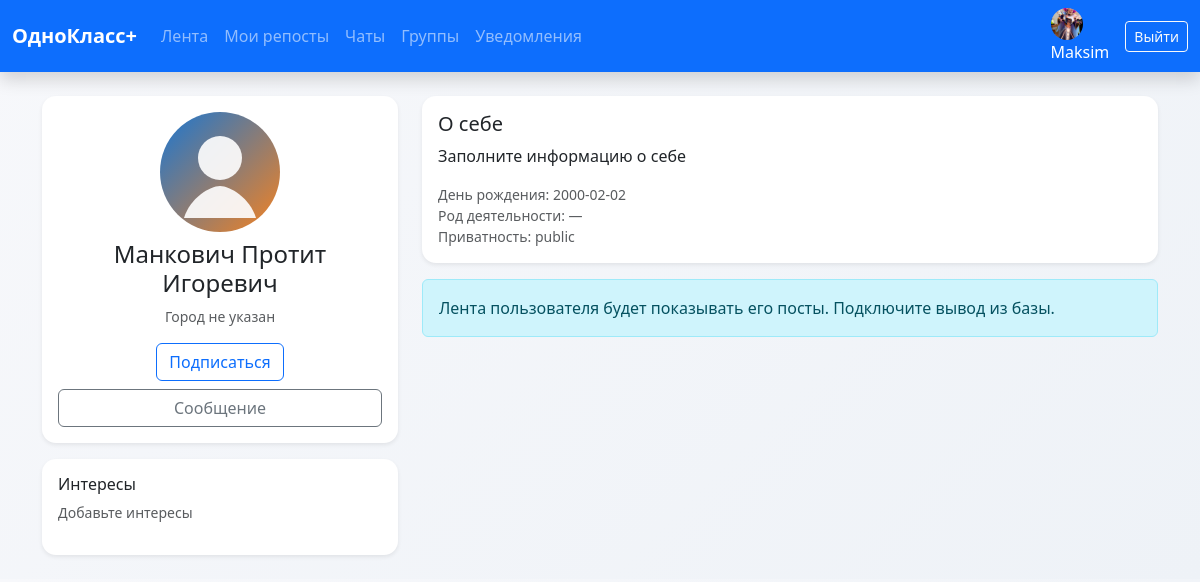
Page /profile/2 (signed in) on the committed database.
### app/models.py (models this page shows, shortened)
class User(UserMixin, db.Model):
    id = db.Column(db.Integer, primary_key=True)
    email = db.Column(db.String(255), unique=True, nullable=False)
    phone = db.Column(db.String(20))
    password_hash = db.Column(db.String(255), nullable=False)
    name = db.Column(db.String(120), nullable=False)
    bio = db.Column(db.Text)
    avatar_url = db.Column(db.String(255))
    date_of_birth = db.Column(db.Date)
    city = db.Column(db.String(120))
    occupation = db.Column(db.String(120))
    interests = db.Column(db.Text)
    is_verified = db.Column(db.Boolean, default=False)
    created_at = db.Column(db.DateTime, default=datetime.utcnow)
    privacy_level = db.Column(db.Enum(Visibility), default=Visibility.PUBLIC)
    posts = db.relationship("Post", backref="author", lazy="dynamic")
    comments = db.relationship("Comment", backref="author", lazy="dynamic")
    messages = db.relationship("Message", backref="sender", lazy="dynamic")
    notifications = db.relationship("Notification", backref="user", lazy="dynamic")
    friends = db.relationship(
        "User",
        secondary=friendship,
        primaryjoin=id == friendship.c.user_id,
        secondaryjoin=id == friendship.c.friend_id,
        backref="friend_of",
        lazy="dynamic",
    )
    following = db.relationship(
        "User",
        secondary=followers,
        primaryjoin=id == followers.c.follower_id,
        secondaryjoin=id == followers.c.followed_id,
        backref="followers",
        lazy="dynamic",
    )

### app/profile/routes.py (the view)
@profile_bp.route("/<int:user_id>")
@login_required
def view(user_id: int):
    user = User.query.get_or_404(user_id)
    can_view = user.privacy_level == Visibility.PUBLIC or user.id == current_user.id or user.is_friend(current_user)
    return render_template("profile/profile.html", user=user, can_view=can_view)

### app/models.py (called while the page is built)
@login_manager.user_loader
def load_user(user_id: str) -> Optional[User]:
    return User.query.get(int(user_id))

### app/templates/profile/profile.html
{% extends "base.html" %}
{% block content %}
<div class="row g-4">
    <div class="col-lg-4">
        <div class="card shadow-sm">
            <div class="card-body text-center">
                <img class="rounded-circle mb-2 avatar-lg" src="{{ user.avatar_url or url_for('static', filename='img/avatar-placeholder.svg') }}" alt="avatar">
                <h4>{{ user.name }}</h4>
                <p class="text-muted small">{{ user.city or "Город не указан" }}</p>
                <div class="d-grid gap-2">
                    {% if user.id == current_user.id %}
                        <a class="btn btn-primary" href="{{ url_for('profile.edit') }}">Редактировать</a>
                    {% else %}
                        <form method="post" action="{{ url_for('profile.follow', user_id=user.id) }}">
                            <button class="btn btn-outline-primary">Подписаться</button>
                        </form>
                    {% endif %}
                    <a class="btn btn-outline-secondary" href="{{ url_for('messages.direct', user_id=user.id) }}">Сообщение</a>
                </div>
            </div>
        </div>
        <div class="card shadow-sm mt-3">
            <div class="card-body">
                <h6>Интересы</h6>
                <p class="text-muted small">{{ user.interests or "Добавьте интересы" }}</p>
            </div>
        </div>
    </div>
    <div class="col-lg-8">
        <div class="card shadow-sm mb-3">
            <div class="card-body">
                <h5 class="card-title">О себе</h5>
                <p>{{ user.bio or "Заполните информацию о себе" }}</p>
                <div class="small text-muted">
                    <div>День рождения: {{ user.date_of_birth or "—" }}</div>
                    <div>Род деятельности: {{ user.occupation or "—" }}</div>
                    <div>Приватность: {{ user.privacy_level.value if user.privacy_level else "public" }}</div>
                </div>
            </div>
        </div>
        {% if can_view %}
            <div class="alert alert-info">Лента пользователя будет показывать его посты. Подключите вывод из базы.</div>
        {% else %}
            <div class="alert alert-warning">Профиль скрыт настройками приватности.</div>
        {% endif %}
    </div>
</div>
{% endblock %}

### app/templates/base.html (shortened to what this page needs)
<!doctype html>
<html lang="ru">
<head>
    <link href="https://cdn.jsdelivr.net/npm/bootstrap@5.3.3/dist/css/bootstrap.min.css" rel="stylesheet">
    <link rel="stylesheet" href="{{ url_for('static', filename='style.css') }}">
</head>
<body class="bg-body">
<nav class="navbar navbar-expand-lg navbar-dark bg-primary sticky-top shadow">
    <div class="container-fluid">
        <a class="navbar-brand fw-bold" href="{{ url_for('main.feed') }}">ОдноКласс+</a>
        <div class="collapse navbar-collapse" id="navMain">
            <ul class="navbar-nav me-auto mb-2 mb-lg-0">
                <li class="nav-item"><a class="nav-link {% if current_endpoint == 'main.feed' %}active{% endif %}" href="{{ url_for('main.feed') }}">Лента</a></li>
                {% if current_user.is_authenticated %}
                    <li class="nav-item"><a class="nav-link {% if current_endpoint == 'main.my_reposts' %}active{% endif %}" href="{{ url_for('main.my_reposts') }}">Мои репосты</a></li>
                {% endif %}
                <li class="nav-item"><a class="nav-link {% if current_endpoint == 'messages.inbox' %}active{% endif %}" href="{{ url_for('messages.inbox') }}">Чаты</a></li>
                <li class="nav-item"><a class="nav-link {% if current_endpoint == 'groups.list_groups' %}active{% endif %}" href="{{ url_for('groups.list_groups') }}">Группы</a></li>
                <li class="nav-item"><a class="nav-link {% if current_endpoint == 'notifications.list_notifications' %}active{% endif %}" href="{{ url_for('notifications.list_notifications') }}">
                    Уведомления
                </a></li>
            </ul>
            {% if current_user.is_authenticated %}
                <div class="d-flex align-items-center gap-3">
                    <a href="{{ url_for('profile.view', user_id=current_user.id) }}" class="text-white text-decoration-none">
                        <div class="avatar-sm me-1">
                            <img src="{{ current_user.avatar_url or url_for('static', filename='img/avatar-placeholder.svg') }}" alt="avatar">
                        </div>
                        {{ current_user.name }}
                    </a>
                    <a class="btn btn-outline-light btn-sm" href="{{ url_for('auth.logout') }}">Выйти</a>
                </div>
            {% else %}
                <a class="btn btn-light btn-sm" href="{{ url_for('auth.login') }}">Войти</a>
            {% endif %}
        </div>
    </div>
</nav>
<div class="container py-4">
    {% block content %}{% endblock %}
</div>
</body>
</html>

### app/static/style.css (style rules this page uses)
:root { --ok-orange: #f58220; --ok-blue: #1976d2; }
body { background: linear-gradient(135deg, #f7f8fb 0%, #eef2f7 100%); }
.avatar-sm img { width: 32px; height: 32px; border-radius: 50%; object-fit: cover; }
.avatar-lg { width: 120px; height: 120px; object-fit: cover; }
.card { border: none; border-radius: 14px; }

### rows in the picture
User: avatar_url (picture), name "Maksim"
User: name "Манкович Протит Игоревич", city "Город не указан", interests "Добавьте интересы", bio "Заполните информацию о себе", date_of_birth "2000-02-02", occupation "—", privacy_level "public"
